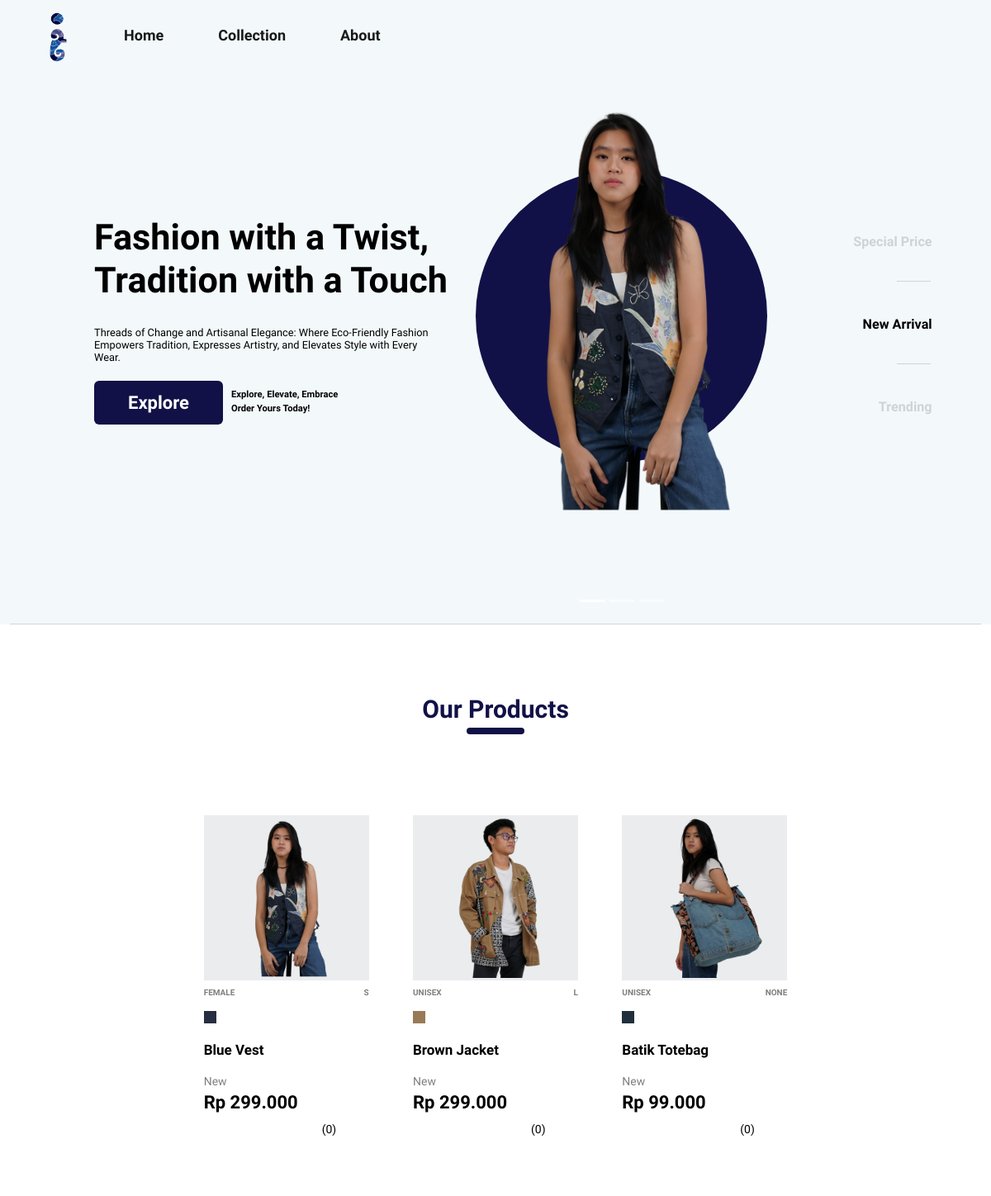
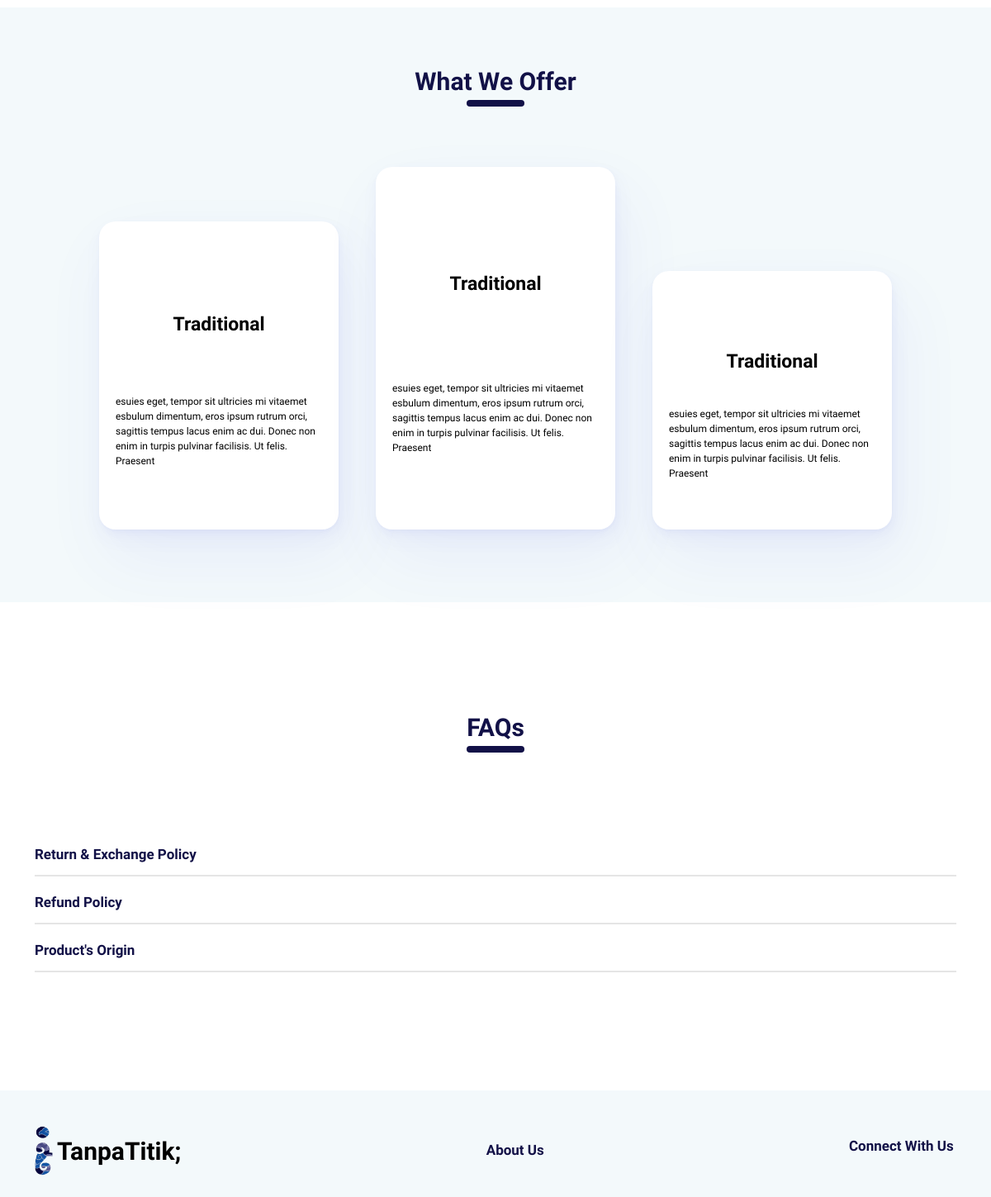
The page / on the database its author committed (2 pictures, top to bottom).
### mainPage/models.py (models this page shows, shortened)
class Additional(models.Model):
    name = models.CharField(max_length=200)
    img = models.ImageField(null=True, blank=True, upload_to="images/") #TanpaTitik Logo

class Products(models.Model):
    name = models.CharField(max_length=200)
    product_index = models.IntegerField(default=0)
    img = models.ImageField(null=True, blank=True, upload_to="images/")
    color_circle = models.CharField(null=True, blank=True, max_length=200) #charfield or array?
    gender = models.CharField(null=True, blank=True, max_length=200)
    price = models.IntegerField(null=True,blank=True)
    offer = models.BooleanField(default=False)
    date = models.DateField(auto_now_add=True)
    status = models.CharField(null=True, blank=True, max_length=200)
    bio = models.CharField(null=True, blank=True, max_length=200)
    overview = models.CharField(null=True, blank=True, max_length=200)
    material = models.CharField(null=True, blank=True, max_length=200)
    type = models.CharField(null=True, blank=True, max_length=200)
    size = models.CharField(null=True, blank=True, max_length=200)
    color = models.CharField(null=True, blank=True, max_length=200)
    color_hex = models.CharField(null=True, blank=True, max_length=200)
    stock = models.IntegerField(null=True,blank=True)
    @property
    def set_final_star(self):
        stars = self.products_review_set.all()
        stars = list(stars)
        total_stars = 0
        count = 0
        for i in stars:
            count += 1
            total_stars += i.star
        if count != 0:
            total_stars = total_stars / count
        return total_stars
    @property
    def set_final_star_len(self):
        stars = self.products_review_set.all()
        stars = list(stars)
        total_stars = 0
        count = 0
        for i in stars:
            count += 1
            total_stars += i.star
        if count != 0:
            total_stars = total_stars / count
        return count

class FAQs(models.Model):
    subject = models.CharField(max_length=200)
    text = models.CharField(max_length=200)

### mainPage/views.py (the view)
# urls.py: 2. Add a URL to urlpatterns:  path('', views.home, name='home')
def home (request):
    firstProduct = Products.objects.get(name="Blue Vest") #First Displayed in the Carousel
    products = Products.objects.all()
    testimony = Testimony.objects.all()
    faqs = FAQs.objects.all()
    logo = Additional.objects.get(name="logo")
    if request.user.is_authenticated == True:
        customer = Customer.objects.get(user=request.user)
        customer_wishlist = Wishlist.objects.filter(customer=customer)
        order, created = Order.objects.get_or_create(customer=customer, current=True)
    else:
        customer = None
        customer_wishlist = []
        order = {'get_cart_total':0, 'get_cart_items':0}
    if request.POST.get("remove_search_button"):
        print("remove_search_button")
    if request.method == 'POST':
        searched = request.POST.get("search_bar", "")
        products = Products.objects.filter(name__contains=searched)
        print("ues")
    else:
        searched = ""
    return render(request, "main/home.html", {"logo":logo,"user":request.user,"customer":customer,"products":products,"firstProduct":firstProduct,"order":order,"customer_wishlist":customer_wishlist,"testimony":testimony,"faqs":faqs, "searched":searched})

### mainPage/templates/main/home.html (shortened to what this page needs)
<!DOCTYPE html>
{% extends "main/base2.html" %}
{% load static %}
{% load custom_filters %}
    {% block head %}
    <link rel="stylesheet" type="text/css" href="{% static '/css/homePage/home.css' %}">
    <link rel="stylesheet" type="text/css" href="{% static '/css/homePage/collection.css' %}">
    <link rel="stylesheet" type="text/css" href="{% static '/css/homePage/usp.css' %}">
    <link rel="stylesheet" type="text/css" href="{% static '/css/homePage/faq.css' %}">
    <link rel="stylesheet" type="text/css" href="{% static '/css/cart_wishlist/cart.css' %}">
    {% endblock head %}
    {% block content %}
    <div class="container-fluid" style="background-color:#F3F9FB;">
    <div class="container-fluid display">
        <div class="display_title">
          <div class="headline" style="line-height:1.2">
            Fashion with a Twist, Tradition with a Touch
          </div>
          <div class="subheadline" style="">
            Threads of Change and Artisanal Elegance: Where Eco-Friendly Fashion Empowers Tradition, Expresses Artistry, and Elevates Style with Every Wear.
          </div>
          <div class="call_to_action" style="">
            <a href="#collection"><button class="btn btn-primary">Explore</button></a>
            <div>Explore, Elevate, Embrace Order Yours Today!</div>
          </div>
        </div>
        <div class="display_photo">
          <div id="carouselExampleIndicators" class="carousel slide carousels" data-bs-ride="carousel" style="">
            <div class="carousel-indicators">
              <button type="button" data-bs-target="#carouselExampleIndicators" data-bs-slide-to="0" class="active" aria-current="true" aria-label="Slide 1"></button>
              {% for product in products|slice:"1:" %}
                <button type="button" data-bs-target="#carouselExampleIndicators" data-bs-slide-to="{{forloop.counter}}" aria-label="Slide {{forloop.counter|add:"1"}}"></button>
              {% endfor %}
            </div>
             <div class="carousel-inner parent_of_circle" >
              <div class="circle" style="background-color:{{firstProduct.color_circle}}">
                <div class="carousel-item active" style="">
                  <div class="img_div"> <img class="img_overview" src="{{firstProduct.img.url}}" alt="{{firstProduct.color_circle}}"></div>
                </div>
              </div>
            </div>
            <button class="carousel-control-prev button_carousel" type="button" data-bs-target="#carouselExampleIndicators" data-bs-slide="prev" style="left:0.5vw;bottom:20px;">
            </button>
            <button class="carousel-control-next button_carousel" type="button" data-bs-target="#carouselExampleIndicators" data-bs-slide="next" style="right:0.5vw;bottom:20px;">
            </button>
        </div>
        </div>
        <div class="display_status">
          <div>Special Price</div>
          <div>New Arrival</div>
          <div>Trending</div>
        </div>
    </div>
  </div>
    <div class="container collection" id="collection">
        <div class="home-heading">
          <div class="home-heading-text">Our Products</div>
          <div class="home-heading-shape"></div>
        </div>
      <div class="col-products">
        <div>
          {% for product in products %}
          <a href="/product/{{product.id}}">
          <div class="product" >
            <div class="product-img-container">
              <img class="img_product" src="{{product.img.url}}" alt="{{product.color_circle}}">
              {% if user.is_authenticated %}
                {% if product.is_wishlist|length >= 1 %}
                  {% for wishlist in product.is_wishlist %}
                    {% if wishlist.customer.user == user %}
                    <div class="heart is-active update-cart" data-product="{{product.id}}" data-action="remove" onclick="event.preventDefault()"></div>
                    {% else %}
                    <div id="heart{{product.id}}" class="heart update-cart" data-product="{{product.id}}" data-action="add" onclick="event.preventDefault()"></div>
                    {% endif %}
                  {% endfor %}
                {% else %}
                <div id="heart{{product.id}}" class="heart update-cart" data-product="{{product.id}}" data-action="add" onclick="event.preventDefault()"></div>
                {% endif %}
                {% else %}
                <div class="heart disabled" style="transition:none;" onclick="event.preventDefault()" data-bs-toggle="modal" data-bs-target="#exampleModalyes"></div>
              {% endif%}
            </div>
            <div class="product-gender-size">
              <div class="product-gender">{{product.gender}}</div>
              <div class="product-size">{{product.size}}</div>
            </div>
            <div class="product-color-container">
                <div class="product-color" style="background-color:{{product.color_hex}}">
                </div>
            </div>
            <div class="product-name">{{product.name}}</div>
            {% if product.offer == False %}
              <div class="product-status">
                {% if product.status != None %}
                  {{product.status}}
                {% endif %}
              </div>
              <div class="product-price">Rp {{product.price|add_fullstop}}</div>
            {% endif %}
            <div class="product-review" data-review="{{product.set_final_star}}">
              <div id="{{product.id}}_stars" class="stars" data-product-id="{{product.id}}">
              </div>
              <div class="review-amount">({{product.set_final_star_len}})</div>
            </div>
          </div>
          </a>
          {% endfor %}
        </div>
      </div>
    </div>
    <div class="container-fluid usp">
      <div class="home-heading" style="margin-bottom:50px;margin-top:66px;">
        <div class="home-heading-text">What We Offer</div>
        <div class="home-heading-shape"></div>
      </div>
      <div class="usp-card-container-1">
          <div class="usp-card" style="height:373px;">
            <div class="usp-icon-title-container">
              <div class="usp-title">Traditional</div>
            </div>
            <div class="usp-text">esuies eget, tempor sit ultricies mi vitaemet esbulum dimentum, eros ipsum rutrum orci, sagittis tempus lacus enim ac dui. Donec non enim in turpis pulvinar facilisis. Ut felis. Praesent </div>
          </div>
          <div class="usp-card">
            <div class="usp-icon-title-container">
              <div class="usp-title">Traditional</div>
            </div>
            <div class="usp-text">esuies eget, tempor sit ultricies mi vitaemet esbulum dimentum, eros ipsum rutrum orci, sagittis tempus lacus enim ac dui. Donec non enim in turpis pulvinar facilisis. Ut felis. Praesent </div>
          </div>
          <div class="usp-card" style="height:313px;"><div class="usp-icon-title-container">
            <div class="usp-title">Traditional</div>
          </div>
          <div class="usp-text">esuies eget, tempor sit ultricies mi vitaemet esbulum dimentum, eros ipsum rutrum orci, sagittis tempus lacus enim ac dui. Donec non enim in turpis pulvinar facilisis. Ut felis. Praesent </div></div>
        </div>
    </div>
    <div class="container faq">
      <div class="home-heading" style="margin-bottom:20px;margin-top:66px;">
        <div class="home-heading-text">FAQs</div>
        <div class="home-heading-shape"></div>
      </div>
      <div class="faq-question-container">
        {% for faq in faqs %}
          <div class="faq-question">
            <div class="faq-head" type="button" data-bs-toggle="collapse" data-bs-target="#faq-no-{{faq.id}}" aria-expanded="false" aria-controls="collapseExample">
              <div class="faq-head-title">{{faq.subject}}</div>
            </div>
          </div>
        {% endfor %}
      </div>
    </div>
    {% endblock %}

### mainPage/templates/main/base2.html (shortened to what this page needs)
<!DOCTYPE html>
{% load static %}
<html lang="en">
<head>
    <link href="https://cdn.jsdelivr.net/npm/bootstrap@5.2.3/dist/css/bootstrap.min.css" rel="stylesheet">
    <link rel="stylesheet" href="https://cdnjs.cloudflare.com/ajax/libs/font-awesome/4.7.0/css/font-awesome.min.css">
    <link rel="stylesheet" type="text/css" href="{% static '/css/general/base2.css' %}">
    <link rel="stylesheet" type="text/css" href="{% static '/css/general/footer.css' %}">
    {% block head %}
    {% endblock head %}
</head>
<body>
   <nav class="navbar navbar-expand-lg bg-body-tertiary fixed-top" id="navMain" style="margin:0px;padding:10px">
    <div class="container-fluid">
      <a class="navbar-brand" id="logo_div" href="#"><img class="logo" src="{{logo.img.url}}" alt="TanpaTitik"></a>
      <div class="collapse navbar-collapse" id="navbarNavAltMarkup">
        <ul class="navbar-nav me-auto mb-2 mb-lg-0">
          <li class="nav-item">
            <a class="nav-link active" aria-current="page" href="{% url 'home' %}">Home</a>
          </li>
          <li class="nav-item">
            <a class="nav-link active" aria-current="page" href="{% url 'home' %}#collection">Collection</a>
          </li>
          <li class="nav-item">
            <a class="nav-link active" href="{% url 'about' %}">About</a>
          </li>
        </ul>
      </div>
      <span class="navbar-text nav_text">
        <form method='POST' action="{% url 'home' %}#collection">
          <div class="search-box">
          </div>
        </form>
        <a href="{% url 'profile' %}" class="base-link"></a>
        <a href="{% url 'wishlist' %}" class="base-link">
        </a>
        <a href="{% url 'cart' %}" class="base-link">
        </a>
      </span>
    </div>
  </nav>
  <div class="spinner-border" id="spinner" role="status">
  </div>
<div id="content" ,name="content", class="main">
    {% block content %}{% endblock %}
</div>
<div class="container-fluid footer-container">
  <div class="container footer">
    <a href="{% url 'home' %}"><div class="footer-company"><img class="footer-logo" src="{{logo.img.url}}" alt="TanpaTitik"><div>TanpaTitik;</div></div></a>
    <a href="{% url 'about' %}"><div class="footer-link" style="cursor:pointer">About Us</div></a>
    <div class="footer-social">
      <div class="footer-link">
        Connect With Us
      </div>
    </div>
  </div>
</div>
</body>
</html>

### rows shown on the page
Additional: img (picture)
Products: img (picture), gender "UNISEX", size "L", name "Brown Jacket", status "New", price|add_fullstop "299.000", set_final_star_len "0"
Products: img (picture), gender "UNISEX", size "NONE", name "Batik Totebag", status "New", price|add_fullstop "99.000", set_final_star_len "0"
Products: img (picture), gender "FEMALE", size "S", name "Blue Vest", status "New", price|add_fullstop "299.000", set_final_star_len "0"
FAQs: subject "Return & Exchange Policy"
FAQs: subject "Refund Policy"
FAQs: subject "Product's Origin"
